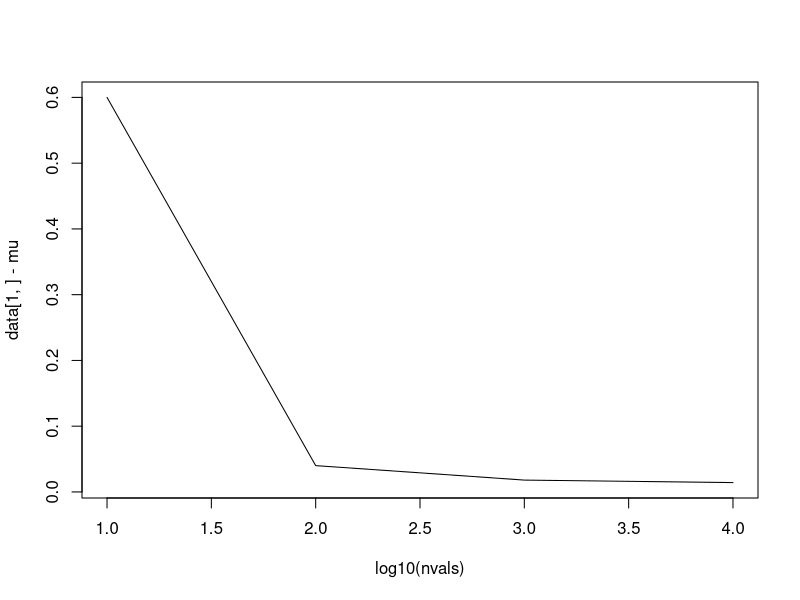
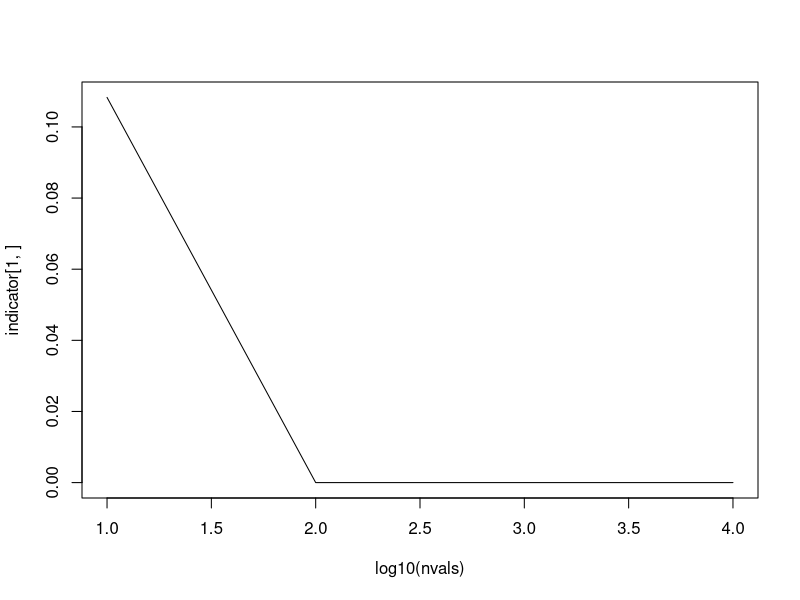
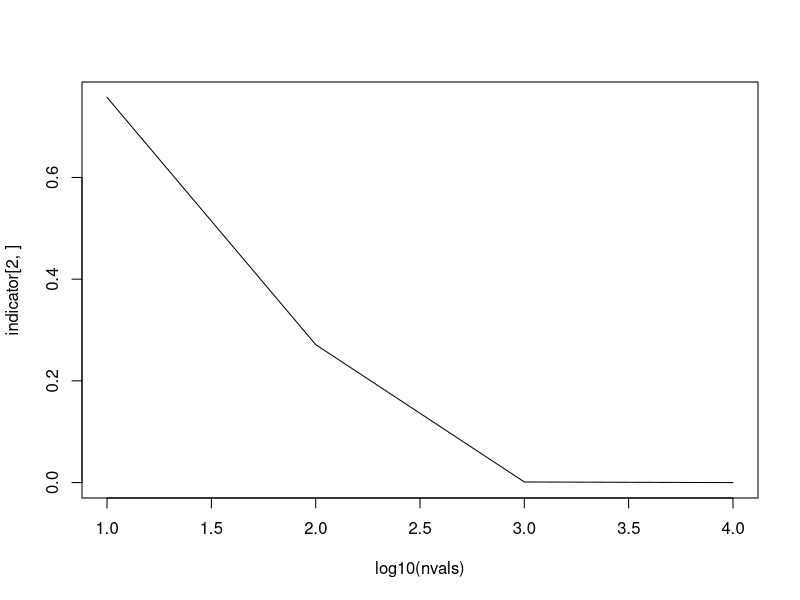
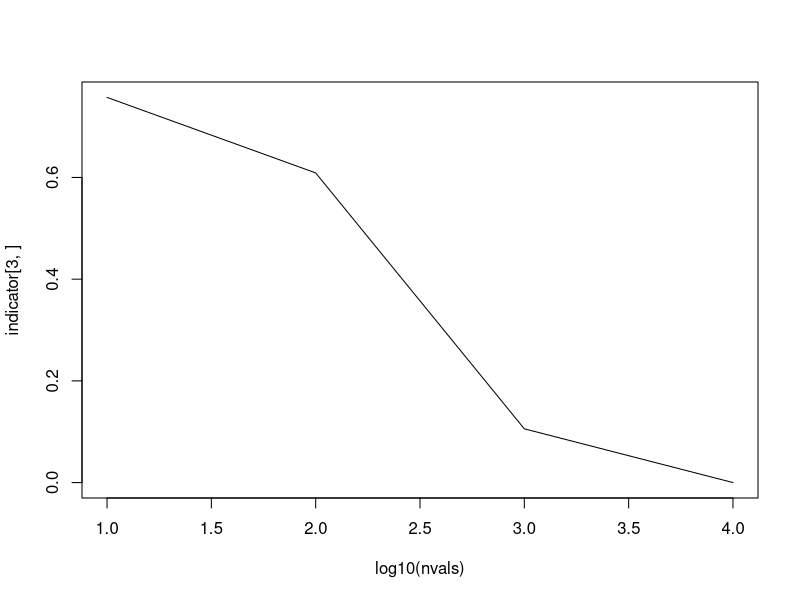
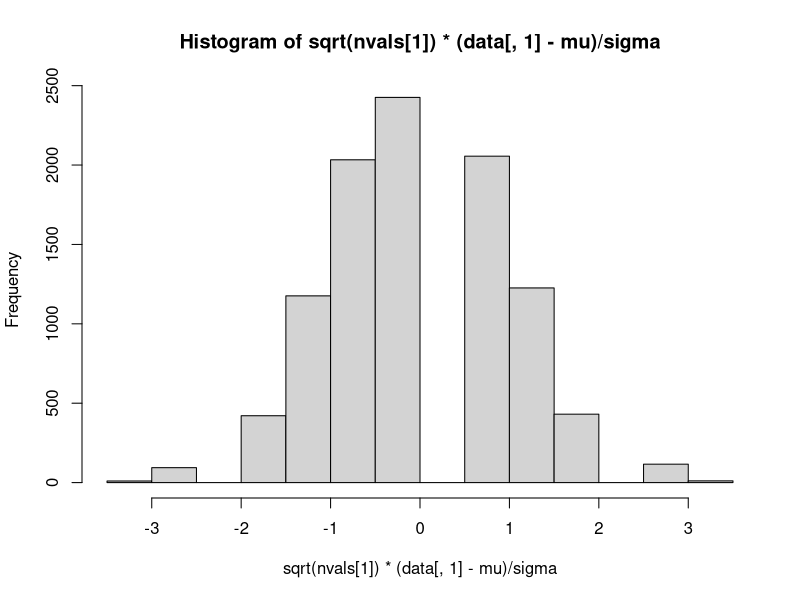
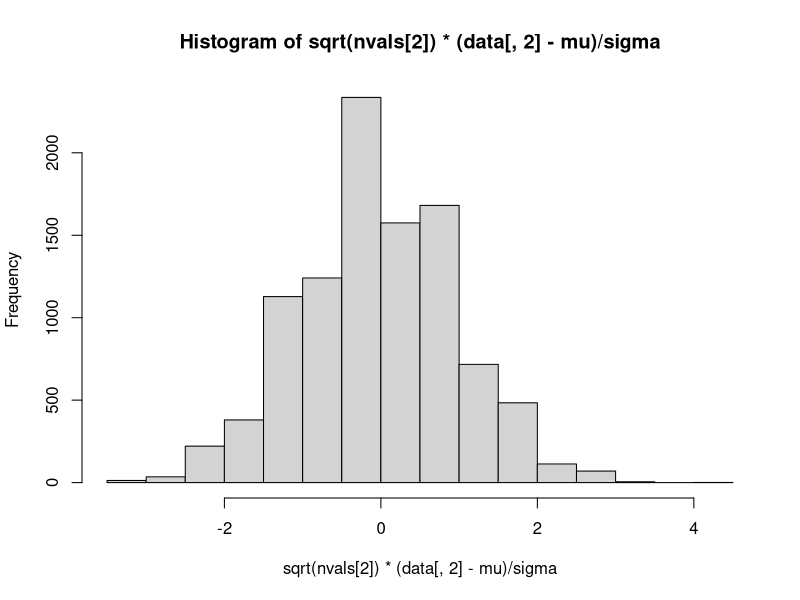
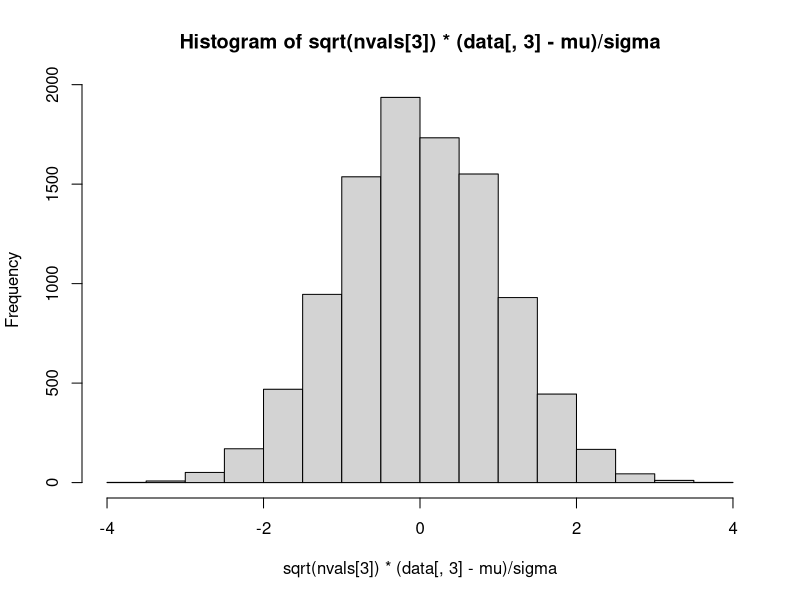
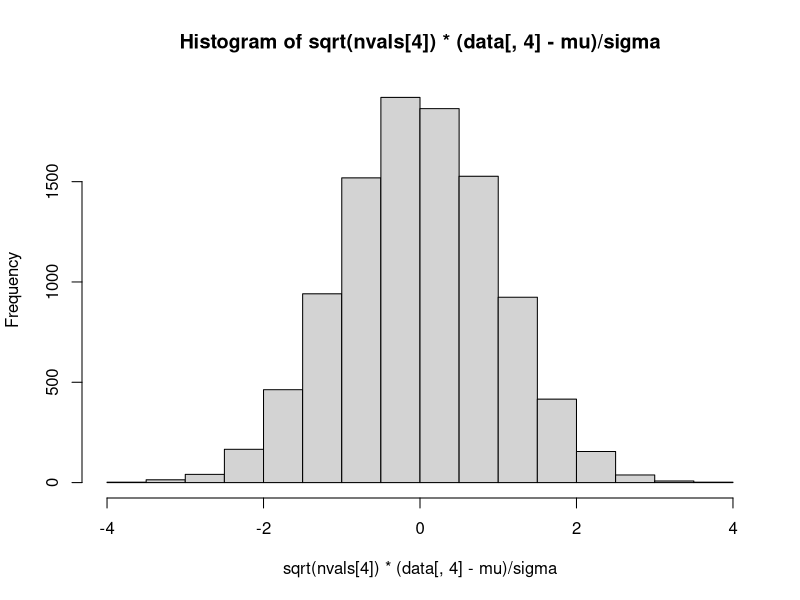

Recreate these plots in R, in order.
# info about distribution
mu = 0
sigma = 1

gendata <- function(n) {
  data = mean(ifelse(runif(n) < .5, -1, 1))
}

nvals = c(10,100,1000, 10000)
data = t(sapply(1:10000, function(y) sapply(nvals, function(x) gendata(x))))

# part a: the deviation converges to 0 as n grows. 
matplot(log10(nvals), data[1,]-mu, type = "l")

# part b: for any epsilon, the probability of the sample mean straying
# from the expected mean by more than epsilon always tends to 0 
# as n tends to infinity. By taking the sample mean over N (10000) independent
# trials, we get a good estimate of this probability (again by LLN), i.e.
# \frac{1}{N}\sum_{i=1}^N 1_{|X^i_n-\mu| > epsilon}
# tends to P(|X^i_n-\mu| > epsilon) as N gets large.
epsilon = c(.5, .1, .05)
indicator = t(sapply(epsilon, function(x) sapply(1:4, function(i) length(which(abs(data[,i] - mu) > x))/nrow(data))))
matplot(log10(nvals), indicator[1,], type="l")
matplot(log10(nvals), indicator[2,], type="l")
matplot(log10(nvals), indicator[3,], type="l")

# part c: as n grows, the histograms and Q-Q plots looks "closer" to normal.
# in particular, the histogram converges in distribution to a standard normal
# distribution, i.e. the cdfs tend toward a standard normal cdf.
hist(sqrt(nvals[1])*(data[,1]-mu)/sigma)
hist(sqrt(nvals[2])*(data[,2]-mu)/sigma)
hist(sqrt(nvals[3])*(data[,3]-mu)/sigma)
hist(sqrt(nvals[4])*(data[,4]-mu)/sigma)

# the QQ plot illustrates this convergence as well - the deviation from
# the reference line (at 45 degrees) tends to get smaller as n is larger
# so the two distributions are more and more similar as n grows. See
# http://www.itl.nist.gov/div898/handbook/eda/section3/qqplot.htm for more.
qqnorm(sqrt(nvals[1])*(data[,1]-mu)/sigma)
qqnorm(sqrt(nvals[2])*(data[,2]-mu)/sigma)
qqnorm(sqrt(nvals[3])*(data[,3]-mu)/sigma)
qqnorm(sqrt(nvals[4])*(data[,4]-mu)/sigma)

# part d: we note that the sample distribution in the statement of CLT 
# does NOT converge in PROBABILITY to the standard normal distribution.
# This is captured by the following plot which shows that regardless of n,
# the probability that the random variable sqrt(n)*(Xbar^i_n-mu)/sigma is at least
# a distance epsilon = 0.001 from a standard normal RV, Y_i, is very close to 1
# regardless of n. Almost 100% of the normalized sample data points stray from 
# i.i.d. standard normal Y_i regardless of n.
normals = rnorm(10000)
epsilon = .001
indicator2 = sapply(1:4, function(i) length(which(abs(sqrt(nvals[i])*(data[,i]-mu)/sigma - normals) > epsilon))/nrow(data))
matplot(log10(nvals), indicator2, type = "l")

# Q2 part d: note that since theta = 2, we have the cdf is
# F(x) = int_1^\infty(y^(-2)dy) = (-1/y from 1 to x) = 1 - 1/x
# thus F^(-1)(x) = 1 / (1-x). This allows us to generate i.i.d. X_i ~ P_theta
# in line 65 below.
CItest <- function(){
  n = 100
  theta = 2
  z = 1.96
  q1samples = 1/(1-runif(n))
  theta.hat = n/sum(log(q1samples))+1
  left = theta.hat-z/sqrt(n)*(theta.hat-1)
  right = theta.hat+z/sqrt(n)*(theta.hat-1)
  ifelse(theta > left & theta < right,1,0)
}
N = 10000
mean(sapply(1:N, function(i) CItest())) # should be around .95
